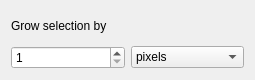
<?xml version="1.0" encoding="UTF-8"?>
<ui version="4.0">
 <class>WdgGrowSelection</class>
 <widget class="QWidget" name="WdgGrowSelection">
  <property name="geometry">
   <rect>
    <x>0</x>
    <y>0</y>
    <width>255</width>
    <height>80</height>
   </rect>
  </property>
  <layout class="QGridLayout">
   <item row="1" column="0">
    <widget class="QSpinBox" name="radiusSpinBox">
     <property name="minimum">
      <number>1</number>
     </property>
     <property name="maximum">
      <number>10000</number>
     </property>
     <property name="value">
      <number>1</number>
     </property>
    </widget>
   </item>
   <item row="1" column="1">
    <widget class="QComboBox" name="comboBox1">
     <item>
      <property name="text">
       <string>pixels</string>
      </property>
     </item>
    </widget>
   </item>
   <item row="0" column="0">
    <widget class="QLabel" name="textLabel1">
     <property name="text">
      <string>Grow selection by</string>
     </property>
    </widget>
   </item>
  </layout>
 </widget>
 <layoutdefault spacing="6" margin="11"/>
 <tabstops>
  <tabstop>radiusSpinBox</tabstop>
 </tabstops>
 <resources/>
 <connections/>
</ui>
